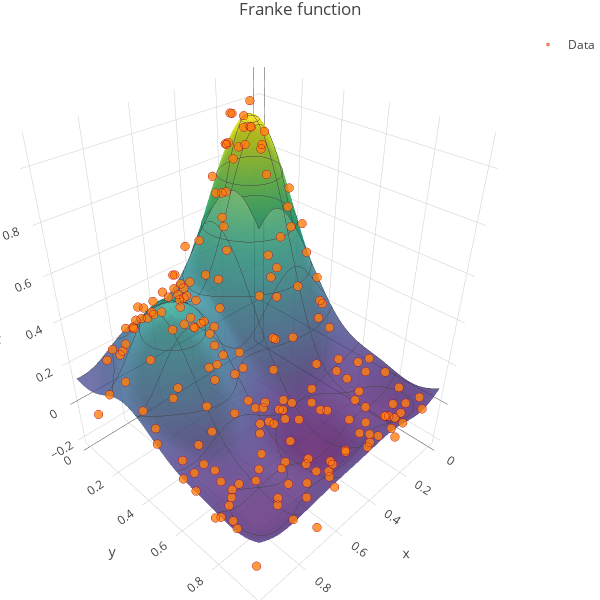

The code cell stored with this chart in its notebook:
### Code cell
# https://plot.ly/python/
# https://plot.ly/python/offline/
# hover contour off
# https://community.plot.ly/t/trace-lines-appearing-on-hover/5801

surf = go.Surface(x=xx, y=yy, z=T_pred, showscale=False, colorscale='Viridis', opacity=0.8,
               contours=dict(
                   x=dict(show=True, highlight=True),
                   y=dict(show=True,  highlight=True),
                   z=dict(show=True,  highlight=True),
               ),
    )

train = go.Scatter3d(x=X_train[0,:], y=X_train[1,:], z=T_train, mode='markers',
                 marker=dict(
                    symbol='circle', size=3,
                    line=dict(color=style_colors[1], width=0.5),
                    opacity=0.8,
                 ),
                 name='Data'
    )

data = [ surf, train ]
    
layout = go.Layout(
    title='Franke function',
    autosize=False, showlegend=True, 
    width=600, height=600,
    margin=dict(l=0, r=0, b=0, t=30),
    scene = dict(
        xaxis = dict(title='x'),
        yaxis = dict(title='y'),
        zaxis = dict(title='z'),
    )
)

fig = go.Figure(data=data, layout=layout)
iplot(fig)

### Figure 1 — Plotly figure (JSON) as saved in the notebook; plotly's stock layout.template omitted (floating-point values rounded to 4 significant figures; data arrays with more than 128 entries replaced by an {"elided": "..."} marker saying what was removed)
{"data": [{"colorscale": "Viridis", "contours": {"x": {"highlight": true, "show": true}, "y": {"highlight": true, "show": true}, "z": {"highlight": true, "show": true}}, "opacity": 0.8, "showscale": false, "type": "surface", "x": {"elided": "50x50 float values"}, "y": {"elided": "50x50 float values"}, "z": {"elided": "50x50 float values"}}, {"marker": {"line": {"color": "#A60628", "width": 0.5}, "opacity": 0.8, "size": 3, "symbol": "circle"}, "mode": "markers", "name": "Data", "type": "scatter3d", "x": {"elided": "200 float values"}, "y": {"elided": "200 float values"}, "z": {"elided": "200 float values"}}], "layout": {"autosize": false, "height": 600, "margin": {"b": 0, "l": 0, "r": 0, "t": 30}, "scene": {"xaxis": {"title": "x"}, "yaxis": {"title": "y"}, "zaxis": {"title": "z"}}, "showlegend": true, "title": "Franke function", "width": 600}}
